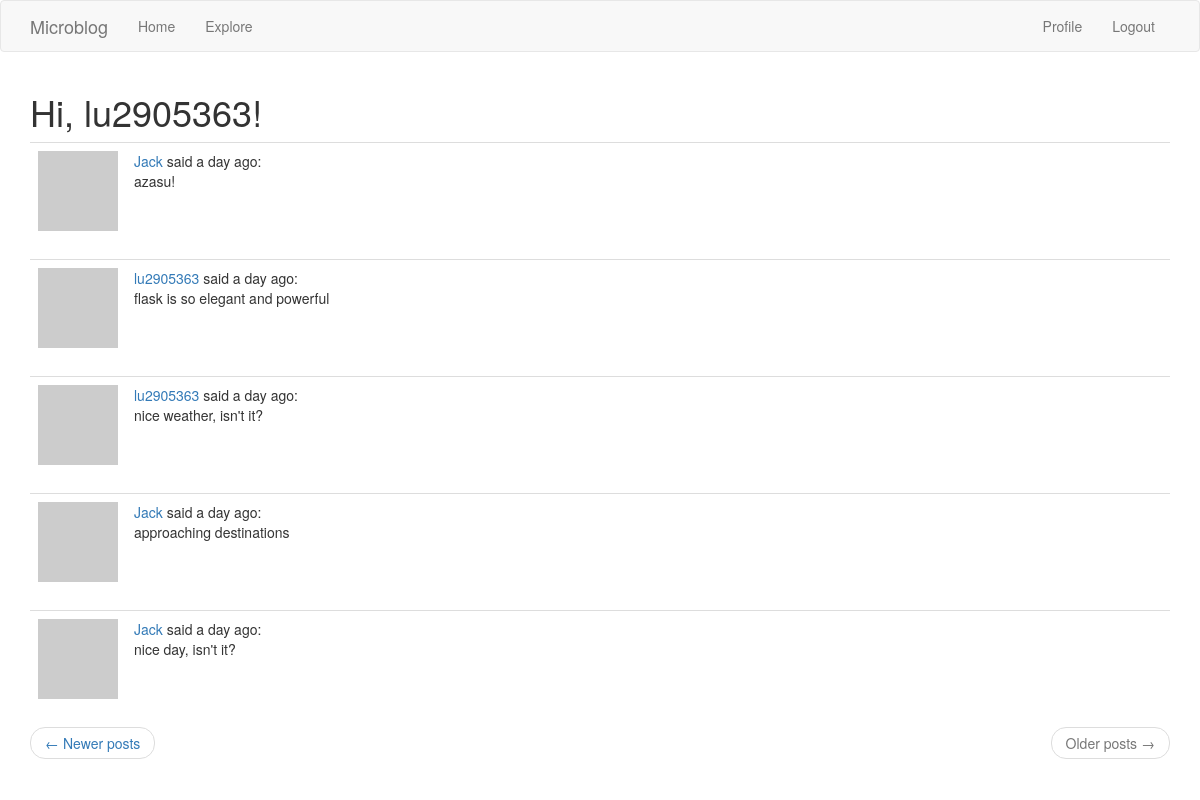
Page /main/explore?page=2 (signed in) on the committed database.
### app/models.py (models this page shows, shortened)
class User(UserMixin, db.Model):
    id = db.Column(db.Integer, primary_key=True)
    username = db.Column(db.String(64), index=True, unique=True)
    email = db.Column(db.String(120), index=True, unique=True)
    password_hash = db.Column(db.String(128))
    posts = db.relationship('Post', backref='author', lazy='dynamic')
    about_me = db.Column(db.String(140))
    last_seen = db.Column(db.DateTime, default=datetime.utcnow())
    followed = db.relationship(
        'User', secondary=followers,  # right side entity of the relationship; configuring the association table
        primaryjoin=(followers.c.follower_id == id),
        secondaryjoin=(followers.c.followed_id == id),
        backref=db.backref('followers', lazy='dynamic'), lazy='dynamic')
    def avatar(self, size):
        digest = md5(self.email.lower().encode('utf-8')).hexdigest()
        return 'https://www.gravatar.com/avatar/{}?d=identicon&s={}'.format(
            digest, size)

class Post(db.Model):
    id = db.Column(db.Integer, primary_key=True)
    body = db.Column(db.String(140))
    timestamp = db.Column(db.DateTime, index=True, default=datetime.utcnow())
    user_id = db.Column(db.Integer, db.ForeignKey('user.id'))

### app/main/routes.py (the view)
@bp.route('/explore')
@login_required
def explore():
    page = request.args.get('page', 1, type=int)
    posts = Post.query.order_by(Post.timestamp.desc()).paginate(page, current_app.config['POST_PER_PAGE'], False)
    next_url = url_for('main.explore', page=posts.next_num) if posts.has_next else None
    prev_url = url_for('main.explore', page=posts.prev_num) if posts.has_prev else None
    return render_template('index.html', title='Explore some new friends', posts=posts.items, next_url=next_url,
                           prev_url=prev_url)

### app/main/routes.py (called while the page is built)
@bp.before_request
def before_request():
    if current_user.is_authenticated:
        current_user.last_seen = datetime.utcnow()
        db.session.commit()

### app/models.py (called while the page is built)
@login.user_loader
def load_user(id):
    return User.query.get(int(id))

### app/templates/index.html (shortened to what this page needs)
{% extends "base.html" %}
{% import 'bootstrap/wtf.html' as wtf %}
{% block app_content %}
    <h1>Hi, {{ current_user.username }}!</h1>
    {% for post in posts %}
        {% include '_post.html' %}
    {% endfor %}
    <nav aria-label="...">
        <ul class="pager">
            <li class="previous{% if not prev_url %} disabled{% endif %}">
                <a href="{{ prev_url or '#' }}">
                    <span aria-hidden="true">&larr;</span> Newer posts
                </a>
            </li>
            <li class="next{% if not next_url %} disabled{% endif %}">
                <a href="{{ next_url or '#' }}">
                    Older posts <span aria-hidden="true">&rarr;</span>
                </a>
            </li>
        </ul>
    </nav>
{% endblock %}

### app/templates/_post.html
    <table class="table table-hover">
        <tr>
            <td width="70px"><img src="{{ post.author.avatar(70) }}"></td>
            <td>
                <a href="{{ url_for('main.user', username=post.author.username) }}">
                    {{ post.author.username }}
                </a>said {{ moment(post.timestamp).fromNow()}}:<br>
                {{ post.body }}
            </td>
        </tr>
    </table>

### rows in the picture
User: username "lu2905363"
Post: author.username "Jack", timestamp "a day ago", body "azasu!"
Post: author.username "lu2905363", timestamp "a day ago", body "flask is so elegant and powerful"
Post: author.username "lu2905363", timestamp "a day ago", body "nice weather, isn't it?"
Post: author.username "Jack", timestamp "a day ago", body "approaching destinations"
Post: author.username "Jack", timestamp "a day ago", body "nice day, isn't it?"
